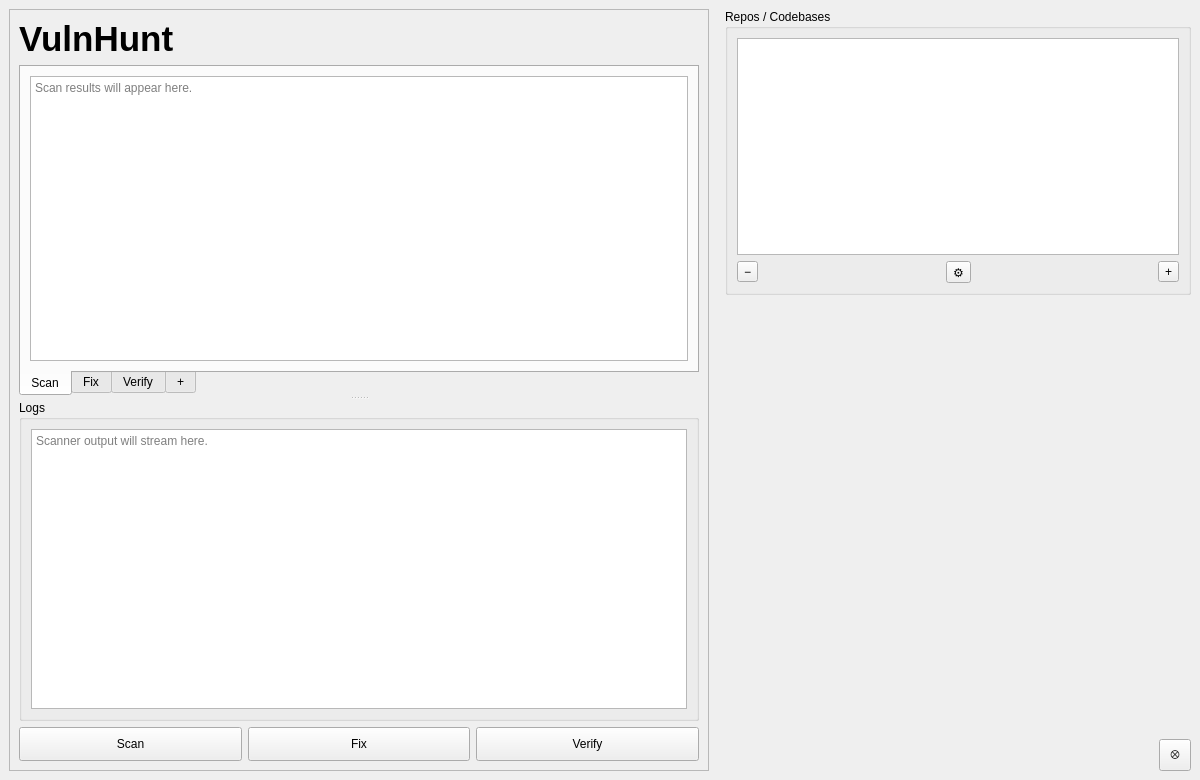
<?xml version="1.0" encoding="UTF-8"?>
<ui version="4.0">
 <class>MainWindow</class>
 <widget class="QMainWindow" name="MainWindow">
  <property name="geometry">
   <rect>
    <x>0</x>
    <y>0</y>
    <width>1200</width>
    <height>780</height>
   </rect>
  </property>
  <property name="windowTitle">
   <string>VulnHunter</string>
  </property>
  <widget class="QWidget" name="centralwidget">
   <layout class="QHBoxLayout" name="horizontalLayout_main" stretch="3,2">
    <property name="spacing">
     <number>16</number>
    </property>
    <item>
     <widget class="QFrame" name="frame_vulnhunt">
      <property name="frameShape">
       <enum>QFrame::Shape::StyledPanel</enum>
      </property>
      <layout class="QVBoxLayout" name="verticalLayout_vulnhunt">
       <item>
        <widget class="QLabel" name="label_title">
         <property name="font">
          <font>
           <pointsize>26</pointsize>
           <bold>true</bold>
          </font>
         </property>
         <property name="text">
          <string>VulnHunt</string>
         </property>
        </widget>
       </item>
       <item>
        <widget class="QSplitter" name="splitter_vulnhunt">
         <property name="orientation">
          <enum>Qt::Orientation::Vertical</enum>
         </property>
         <widget class="QTabWidget" name="tabWidget_phases">
          <property name="tabPosition">
           <enum>QTabWidget::TabPosition::South</enum>
          </property>
          <property name="currentIndex">
           <number>0</number>
          </property>
          <widget class="QWidget" name="tab_scan">
           <attribute name="title">
            <string>Scan</string>
           </attribute>
           <layout class="QVBoxLayout" name="verticalLayout_tabScan">
            <item>
             <widget class="QTextBrowser" name="textBrowser_scan">
              <property name="placeholderText">
               <string>Scan results will appear here.</string>
              </property>
             </widget>
            </item>
           </layout>
          </widget>
          <widget class="QWidget" name="tab_fix">
           <attribute name="title">
            <string>Fix</string>
           </attribute>
           <layout class="QVBoxLayout" name="verticalLayout_tabFix">
            <item>
             <widget class="QTextBrowser" name="textBrowser_fix">
              <property name="placeholderText">
               <string>Fix results will appear here.</string>
              </property>
             </widget>
            </item>
           </layout>
          </widget>
          <widget class="QWidget" name="tab_verify">
           <attribute name="title">
            <string>Verify</string>
           </attribute>
           <layout class="QVBoxLayout" name="verticalLayout_tabVerify">
            <item>
             <widget class="QTextBrowser" name="textBrowser_verify">
              <property name="placeholderText">
               <string>Verify results will appear here.</string>
              </property>
             </widget>
            </item>
           </layout>
          </widget>
          <widget class="QWidget" name="tab_add">
           <attribute name="title">
            <string>+</string>
           </attribute>
          </widget>
         </widget>
         <widget class="QGroupBox" name="groupBox_logs">
          <property name="title">
           <string>Logs</string>
          </property>
          <layout class="QVBoxLayout" name="verticalLayout_logs">
           <item>
            <widget class="QPlainTextEdit" name="plainTextEdit_log">
             <property name="readOnly">
              <bool>true</bool>
             </property>
             <property name="placeholderText">
              <string>Scanner output will stream here.</string>
             </property>
            </widget>
           </item>
          </layout>
         </widget>
        </widget>
       </item>
       <item>
        <layout class="QHBoxLayout" name="horizontalLayout_actions">
         <item>
          <widget class="QPushButton" name="pushButton_scan">
           <property name="minimumSize">
            <size>
             <width>0</width>
             <height>34</height>
            </size>
           </property>
           <property name="text">
            <string>Scan</string>
           </property>
          </widget>
         </item>
         <item>
          <widget class="QPushButton" name="pushButton_fix">
           <property name="minimumSize">
            <size>
             <width>0</width>
             <height>34</height>
            </size>
           </property>
           <property name="text">
            <string>Fix</string>
           </property>
          </widget>
         </item>
         <item>
          <widget class="QPushButton" name="pushButton_verify">
           <property name="minimumSize">
            <size>
             <width>0</width>
             <height>34</height>
            </size>
           </property>
           <property name="text">
            <string>Verify</string>
           </property>
          </widget>
         </item>
        </layout>
       </item>
      </layout>
     </widget>
    </item>
    <item>
     <layout class="QVBoxLayout" name="verticalLayout_right" stretch="2,3,0">
      <item>
       <widget class="QGroupBox" name="groupBox_repos">
        <property name="title">
         <string>Repos / Codebases</string>
        </property>
        <layout class="QVBoxLayout" name="verticalLayout_repos">
         <item>
          <widget class="QListWidget" name="listWidget_repos"/>
         </item>
         <item>
          <layout class="QHBoxLayout" name="horizontalLayout_repoTools">
           <item>
            <widget class="QToolButton" name="toolButton_removeRepo">
             <property name="toolTip">
              <string>Remove repo</string>
             </property>
             <property name="text">
              <string>−</string>
             </property>
            </widget>
           </item>
           <item>
            <spacer name="horizontalSpacer_repoLeft">
             <property name="orientation">
              <enum>Qt::Orientation::Horizontal</enum>
             </property>
             <property name="sizeHint" stdset="0">
              <size>
               <width>40</width>
               <height>20</height>
              </size>
             </property>
            </spacer>
           </item>
           <item>
            <widget class="QToolButton" name="toolButton_repoSettings">
             <property name="toolTip">
              <string>Repo settings</string>
             </property>
             <property name="text">
              <string>⚙</string>
             </property>
            </widget>
           </item>
           <item>
            <spacer name="horizontalSpacer_repoRight">
             <property name="orientation">
              <enum>Qt::Orientation::Horizontal</enum>
             </property>
             <property name="sizeHint" stdset="0">
              <size>
               <width>40</width>
               <height>20</height>
              </size>
             </property>
            </spacer>
           </item>
           <item>
            <widget class="QToolButton" name="toolButton_addRepo">
             <property name="toolTip">
              <string>Add repo</string>
             </property>
             <property name="text">
              <string>+</string>
             </property>
            </widget>
           </item>
          </layout>
         </item>
        </layout>
       </widget>
      </item>
      <item>
       <spacer name="verticalSpacer_right">
        <property name="orientation">
         <enum>Qt::Orientation::Vertical</enum>
        </property>
        <property name="sizeHint" stdset="0">
         <size>
          <width>20</width>
          <height>40</height>
         </size>
        </property>
       </spacer>
      </item>
      <item>
       <layout class="QHBoxLayout" name="horizontalLayout_optional">
        <item>
         <spacer name="horizontalSpacer_optional">
          <property name="orientation">
           <enum>Qt::Orientation::Horizontal</enum>
          </property>
          <property name="sizeHint" stdset="0">
           <size>
            <width>40</width>
            <height>20</height>
           </size>
          </property>
         </spacer>
        </item>
        <item>
         <widget class="QToolButton" name="toolButton_optional">
          <property name="minimumSize">
           <size>
            <width>32</width>
            <height>32</height>
           </size>
          </property>
          <property name="toolTip">
           <string>Optional</string>
          </property>
          <property name="text">
           <string>⊗</string>
          </property>
         </widget>
        </item>
       </layout>
      </item>
     </layout>
    </item>
   </layout>
  </widget>
 </widget>
 <resources/>
 <connections/>
</ui>
